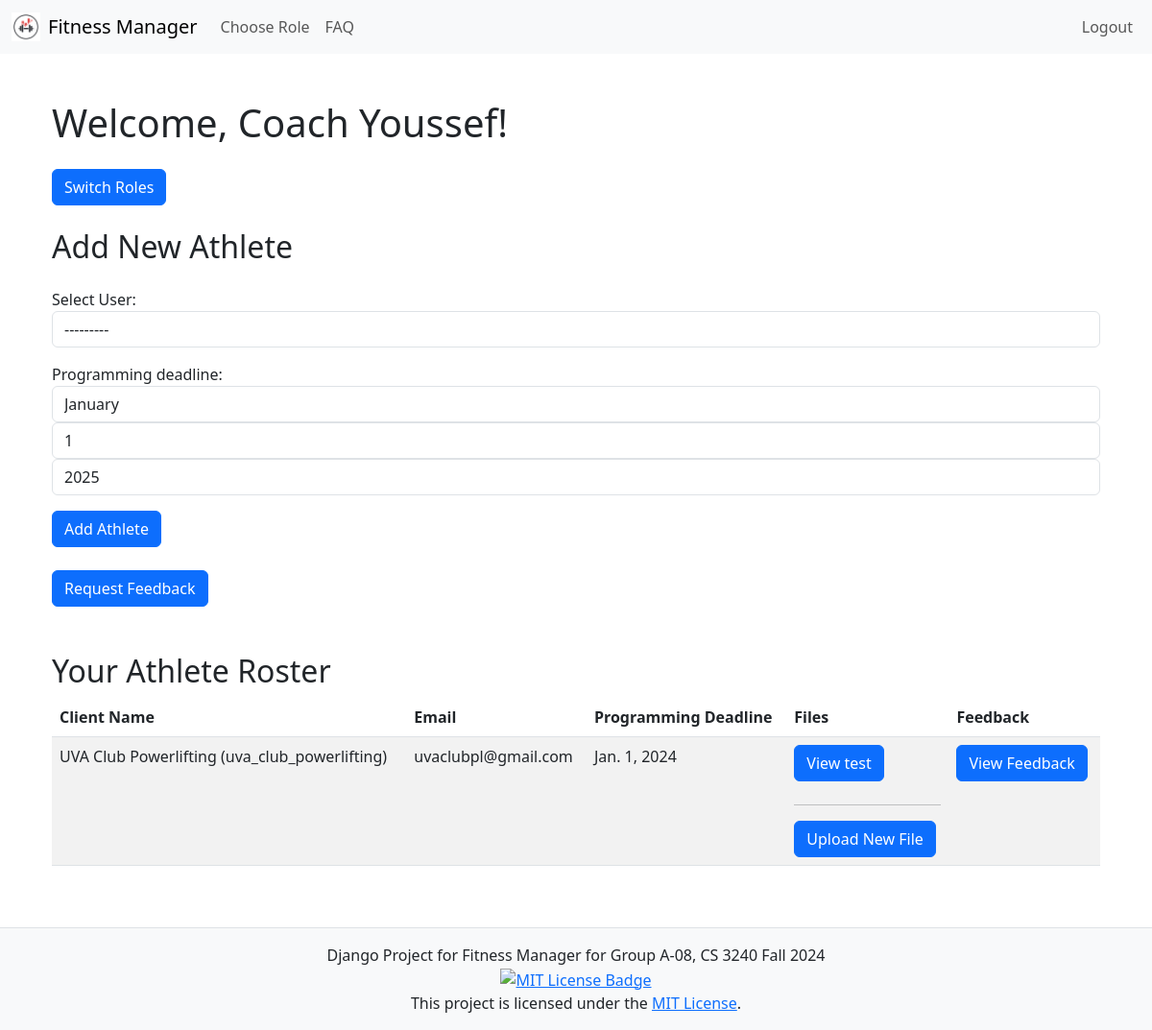
Screenshot of /users/coach-dashboard/ (signed in) with the database file from the repository.
### users/models.py (models this page shows, shortened)
class Athlete(models.Model):
    user = models.OneToOneField(User, on_delete=models.CASCADE, related_name='athlete_profile')
    programming_deadline = models.DateField()
    coach = models.ForeignKey(User, on_delete=models.CASCADE, related_name='coaches_athletes')

class AthleteDocument(models.Model):
    athlete = models.ForeignKey(Athlete, on_delete=models.CASCADE, related_name='documents')
    document = models.FileField(upload_to='athlete_pdfs/')
    uploaded_at = models.DateTimeField(auto_now_add=True)
    file_title = models.CharField(max_length=255, default="Untitled Document")  # Default added here
    description = models.TextField(default="No description provided")  # Default added here
    keywords = models.CharField(max_length=255, default="None", help_text="Comma-separated keywords for search")  # Default added here
    is_csv = models.BooleanField(default=False)
    is_xlsx = models.BooleanField(default=False)

### users/views.py (the view)
# urls.py: path("coach-dashboard/", views.coach_dashboard, name='coach_dashboard'),
@login_required
def coach_dashboard(request):
    roster = Athlete.objects.filter(coach=request.user)
    if request.method == 'POST':
        form = AthleteForm(request.POST, coach=request.user)
        if form.is_valid():
            if AthleteRequest.objects.filter(sender=request.user, receiver=form.cleaned_data.get('user')):
                messages.error(request, f"A request to {form.cleaned_data.get('user')} has already been sent!")
            else:
                form.save()
                messages.success(request, f"You've successfully sent a request to {form.cleaned_data.get('user')}")
            return redirect('coach_dashboard')
    else:
        form = AthleteForm(coach=request.user)
    context = {
        'roster': roster,
        'form': form
    }
    return render(request, 'coach_dashboard.html', context)

### users/forms.py (shortened to what this page needs)
class AthleteForm(forms.ModelForm):
    def __init__(self, *args, **kwargs):
        self.coach = kwargs.pop('coach', None)
        super(AthleteForm, self).__init__(*args, **kwargs)
        if self.coach:
            self.fields['user'].queryset = User.objects.exclude(id=self.coach.id)
    user = forms.ModelChoiceField(
        queryset=User.objects.none(),
        label='Select User',
        widget=forms.Select(attrs={'class': 'form-control'})
    )
    class Meta:
        model = Athlete
        fields = ['user', 'programming_deadline']
        widgets = {
            'programming_deadline': forms.SelectDateWidget(attrs={'class': 'form-control'}),
        }

### users/context_processors.py (called while the page is built)
def is_admin_user(request):
    if request.user.is_authenticated:
        return {
            'is_admin': request.user.groups.filter(name='PMA Admin').exists()
        }
    return {
        'is_admin': False
    }

### users/templates/coach_dashboard.html (shortened to what this page needs)
{% extends 'base.html' %}
{% block content %}
<div class="container mt-5">
    <h1 class="mb-4">Welcome, Coach {{ request.user.first_name }}!</h1>
    <div class="mb-4">
        <a href="{% url 'choose_role' %}" class="btn btn-primary position-relative">
            Switch Roles
        </a>
    </div>
    <h2 class="mb-4">Add New Athlete</h2>
    <form method="POST">
        {{ form.as_p }}
        <button type="submit" class="btn btn-primary">Add Athlete</button>
    </form>
    <div class="mt-4">
        <a href="{% url 'request_feedback' %}" class="btn btn-primary">Request Feedback</a>
    </div>
    <h2 class="mt-5">Your Athlete Roster</h2>
    <table class="table table-striped">
        <thead>
            <tr>
                <th scope="col">Client Name</th>
                <th scope="col">Email</th>
                <th scope="col">Programming Deadline</th>
                <th scope="col">Files</th>
                <th scope="col">Feedback</th>
            </tr>
        </thead>
        <tbody>
            {% for athlete in roster %}
                <tr>
                    <td>{{ athlete.user.first_name }} ({{ athlete.user.username }})</td>
                    <td>{{ athlete.user.email }}</td>
                    <td>{{ athlete.programming_deadline }}</td>
                    <td>
                        {% if athlete.documents.exists %}
                            {% for document in athlete.documents.all %}
                                <a href="{% url 'view_document' athlete.id document.id %}" class="btn btn-primary mb-2">View {{ document.file_title }}</a><br>
                            {% endfor %}
                            <hr>
                        {% endif %}
                        <a href="{% url 'upload_form' athlete.id %}" class="btn btn-primary">Upload New File</a>
                    </td>
                    <td>
                        <a href="{% url 'read_feedback' athlete.id %}" class="btn btn-primary">View Feedback</a>
                    </td>
                </tr>
            {% empty %}
                <tr>
                    <td colspan="5" class="text-center">No athletes added yet.</td>
                </tr>
            {% endfor %}
        </tbody>
    </table>
</div>
{% endblock %}

### users/templates/base.html (style rules this page uses)
html, body { height: 100%; margin: 0; }

### rows the page displays
Athlete: user.first_name "UVA Club Powerlifting", user.username "uva_club_powerlifting", user.email "uvaclubpl@gmail.com", programming_deadline "Jan. 1, 2024"
AthleteDocument: file_title "test"

### other values shown
{{ request.user.first_name }} "Youssef"
